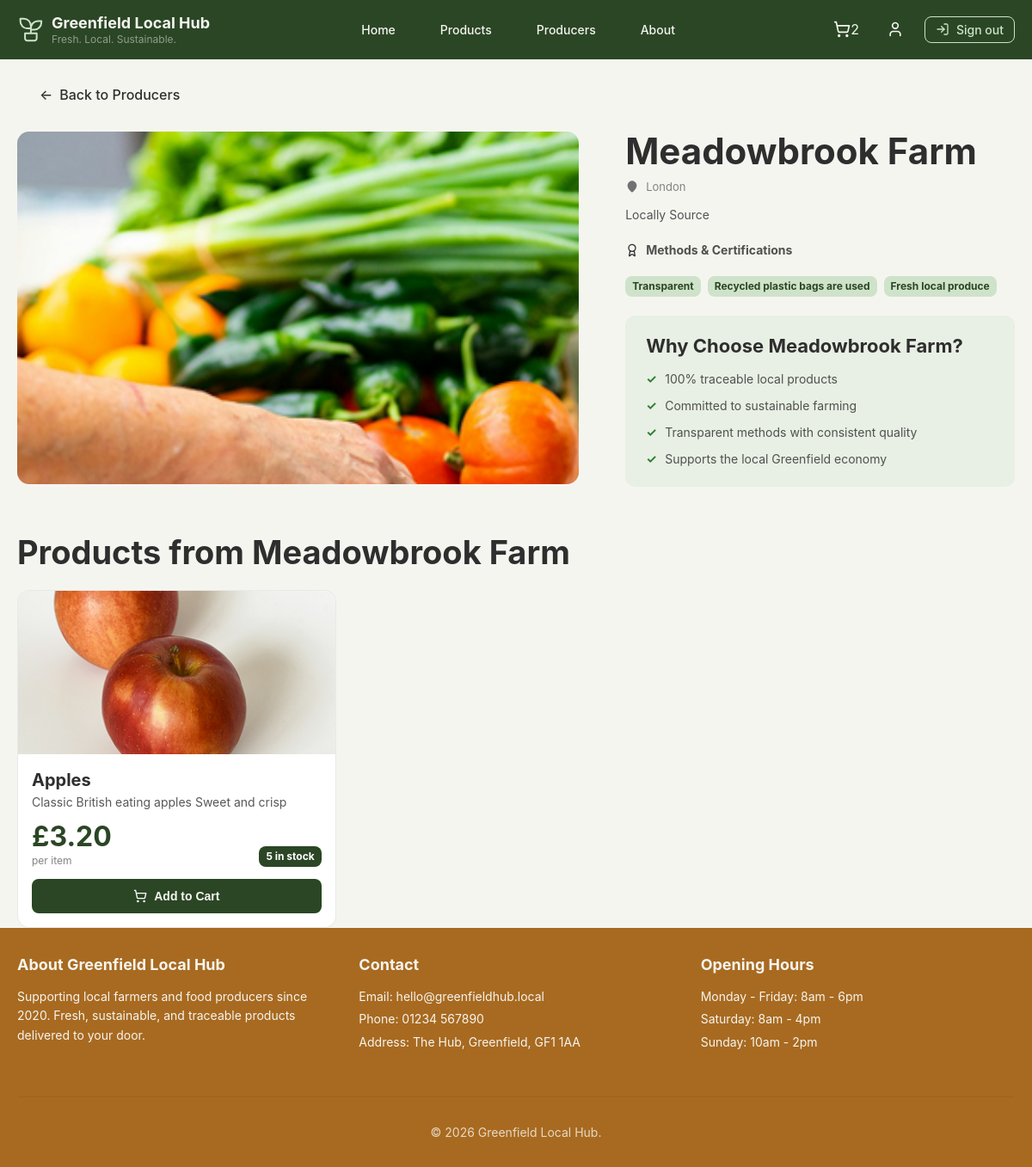
/producer/1 (signed in), run on the app's committed database.
### tables this page shows
CREATE TABLE producer (
producer_id INTEGER PRIMARY KEY AUTOINCREMENT,
business_registration_number TEXT NOT NULL UNIQUE,
business_name TEXT NOT NULL,
business_email TEXT NOT NULL UNIQUE,
business_phone_number TEXT NOT NULL,
password_hash TEXT NOT NULL,
business_address TEXT NOT NULL,
description TEXT,
image_url TEXT,
production_method TEXT,
sustainability_info TEXT
);

CREATE TABLE product (
product_id INTEGER PRIMARY KEY AUTOINCREMENT,
producer_id INTEGER NOT NULL,
name TEXT NOT NULL,
description TEXT NOT NULL,
price NUMERIC NOT NULL,
category TEXT NOT NULL,
image_url TEXT NOT NULL,
is_available INTEGER NOT NULL,
stock INTEGER NOT NULL,
FOREIGN KEY (producer_id) REFERENCES producer(producer_id) ON DELETE CASCADE
);

### app.py (the view)
@app.route("/producer/<int:producer_id>")
def producer_public_profile(producer_id):
    db = get_db()
    producer = db.execute(
        """
        SELECT
            producer_id,
            business_name,
            business_email,
            business_phone_number,
            business_address,
            description,
            image_url,
            production_method,
            sustainability_info
        FROM producer
        WHERE producer_id = ?
        """,
        (producer_id,)
    ).fetchone()
    products = db.execute(
        """
        SELECT
            product_id,
            name,
            description,
            price,
            category,
            image_url,
            stock
        FROM product
        WHERE producer_id = ?
        ORDER BY name COLLATE NOCASE
        """,
        (producer_id,)
    ).fetchall()
    db.close()
    if not producer:
        return render_template("error-404.html"), 404
    return render_template(
        "producer-public-profile.html",
        producer=producer,
        products=products
    )

### app.py (called while the page is built, shortened)
def get_db():
    db = sqlite3.connect("glh.db")
    db.row_factory = sqlite3.Row
    db.execute("PRAGMA foreign_keys = ON")
    return db

@login_manager.user_loader
def load_user(user_id):
    db = get_db()
    if user_id.startswith("customer:"):
        actual_id = user_id.replace("customer:", "", 1)
        user = db.execute(
            "SELECT * FROM customer WHERE customer_id = ?",
            (actual_id,)
        ).fetchone()
        db.close()
        if user:
            return User(
                id=user["customer_id"],
                name=user["name"],
                email=user["email"],
                password_hash=user["password_hash"],
                user_type="customer"
            )
    db.close()
    return None

def get_cart_count(db, customer_id):
    basket = db.execute(
        "SELECT basket_id FROM basket WHERE customer_id = ?",
        (customer_id,)
    ).fetchone()
    if not basket:
        return 0
    count = db.execute(
        """
        SELECT COUNT(*)
        FROM basket_item
        WHERE basket_id = ?
        """,
        (basket["basket_id"],)
    ).fetchone()[0]
    return count or 0

@app.context_processor
def inject_cart_count():
    if current_user.is_authenticated and current_user.user_type == "customer":
        db = get_db()
        count = get_cart_count(db, current_user.id)
        db.close()
        return {"cart_count": count}
    return {"cart_count": 0}

### templates/producer-public-profile.html (shortened to what this page needs)
{% extends "base.html" %}  {% block content %}
<section class="producer-public-page">
  <div class="container producers-container producer-public-container">
    <div class="back-link-wrap public-back-wrap">
      <a
        href="{{ url_for('producers') }}"
        class="producer-public-back back-link btn btn-secondary"
      >
        <span aria-hidden="true">←</span>
        <span>Back to Producers</span>
      </a>
    </div>
    <div class="producer-public-layout">
      <div class="producer-public-hero-media">
        <img
          src="{{ producer['image_url'] or '/static/images/default-producer.jpg' }}"
          alt="Profile photo for {{ producer['business_name'] }}"
          class="producer-public-hero-image"
        />
      </div>
      <div class="producer-public-panel">
        <div class="producer-public-panel_header">
          <h1>{{ producer['business_name'] }}</h1>
          <div class="producer-card-public_location">
            <span class="producer-card-public_location-icon">
            </span>
            <span>{{ producer['business_address'] }}</span>
          </div>
          <p class="producer-card-public_description producer-public-summary">
            {{ producer['description'] or 'Local producer committed to fresh,
            sustainable food and traditional methods.' }}
          </p>
        </div>
        <div class="producer-public-methods">
          <div class="producer-card-public_methods-title">
            <span class="producer-card-public_methods-icon">
            </span>
            <span>Methods &amp; Certifications</span>
          </div>
          <div class="producer-card-public_tags producer-public-tags">
            {% if producer['production_method'] %}
            <span class="producer-card-public_tag"
              >{{ producer['production_method'] }}</span
            >
            {% endif %} {% if producer['sustainability_info'] %}
            <span class="producer-card-public_tag"
              >{{ producer['sustainability_info'] }}</span
            >
            {% endif %}
            <span class="producer-card-public_tag">Fresh local produce</span>
          </div>
        </div>
        <div class="producers-why producer-public-why">
          <h2>Why Choose {{ producer['business_name'] }}?</h2>
          <ul class="producer-public-why_list">
            <li>100% traceable local products</li>
            {% if producer['sustainability_info'] %}
            <li>Committed to sustainable farming</li>
            {% endif %} {% if producer['production_method'] %}
            <li>
              {{ producer['production_method']|capitalize }} methods with
              consistent quality
            </li>
            {% endif %}
            <li>Supports the local Greenfield economy</li>
          </ul>
        </div>
      </div>
    </div>
    <div class="producer-public-products-section">
      <h2 class="producer-public-products-title">
        Products from {{ producer['business_name'] }}
      </h2>
      <div class="products-grid producer-public-products-grid">
        {% for product in products %}
        <article class="products-card producer-public-product-card">
          <a
            href="{{ url_for('product_detail', product_id=product['product_id']) }}"
            class="products-card_link"
          >
            <div class="products-card_image">
              <img
                src="{{ product['image_url'] }}"
                alt="{{ product['name'] }} from {{ producer['business_name'] }}"
              />
            </div>
            <div class="products-card_content">
              <h2>{{ product['name'] }}</h2>
              <p class="products-card_description">
                {{ product['description'] }}
              </p>
              <div class="products-card_meta">
                <div>
                  <strong class="products-card_price"
                    >£{{ '%.2f'|format(product['price']) }}</strong
                  >
                  <span class="products-card_unit">per item</span>
                </div>
                <span class="products-card_stock"
                  >{{ product['stock'] }} in stock</span
                >
              </div>
            </div>
          </a>
          <form
            method="POST"
            action="{{ url_for('add_to_cart', product_id=product['product_id']) }}"
            class="products-card_form"
          >
            <button
              type="submit"
              class="producer-public-add-btn products-card_button btn btn-primary"
            >
              <span class="products-card_button-icon" aria-hidden="true">
              </span>
              <span>Add to Cart</span>
            </button>
          </form>
        </article>
        {% else %}
        <p class="producer-public-empty">
          No products available from this producer yet.
        </p>
        {% endfor %}
      </div>
    </div>
  </div>
</section>
{% endblock %}

### data on the page
producer: image_url (picture), business_name "Meadowbrook Farm", business_address "London", description "Locally Source", production_method "Transparent", sustainability_info "Recycled plastic bags are used"
product: image_url (picture), name "Apples", description "Classic British eating apples Sweet and crisp", price "3.20", stock "5"

### other printed values
{{ cart_count }} "2"
